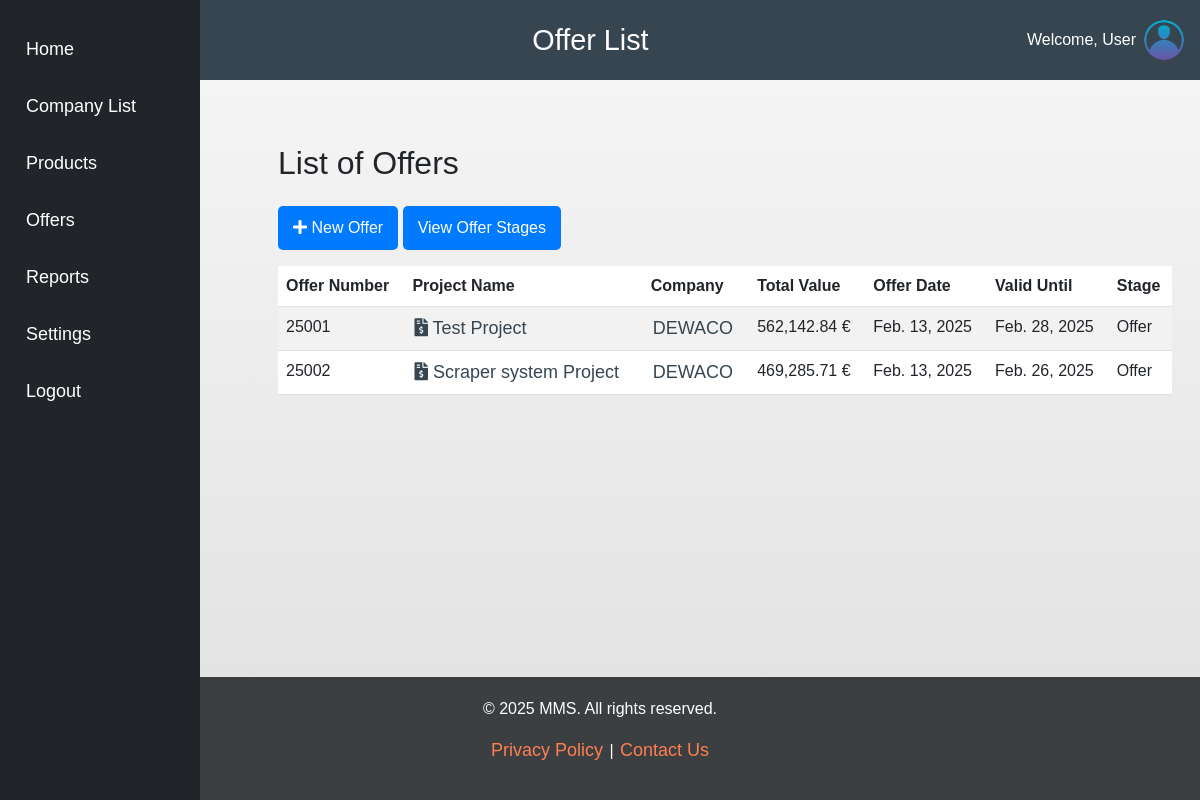
Before: /offers/ with the older database file.
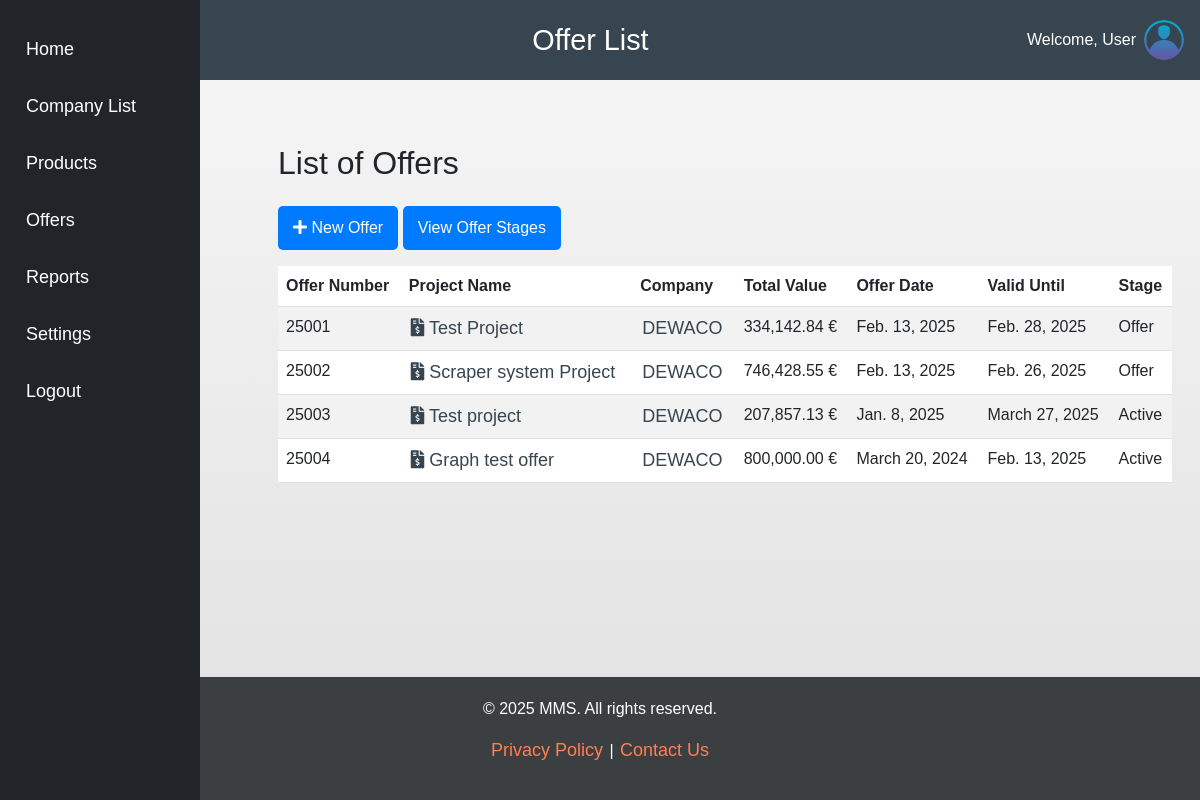
After: the same page with the newer database file.
### offers/models.py (models this page shows, shortened)
class Offer(models.Model):
    company = models.ForeignKey(Company, on_delete=models.CASCADE)
    contact_person = models.ForeignKey(Contact, on_delete=models.SET_NULL, null=True, blank=True)
    delivery_method = models.ForeignKey(DeliveryMethod, on_delete=models.SET_NULL, null=True, blank=True)
    offer_number = models.PositiveIntegerField(unique=True)
    offer_date = models.DateField(auto_now_add=False, default=None)
    valid_until = models.DateField()
    notes = models.TextField(blank=True, null=True)
    project_name = models.CharField(max_length=255)
    project_country = CountryField(blank_label='(Select a country)', null=True, blank=True)
    payment_terms = models.TextField(blank=True, null=True)
    delivery_time_weeks = models.PositiveIntegerField(null=True, blank=True)
    stage = models.ForeignKey(Stage, on_delete=models.SET_NULL, null=True, blank=True)
    category = models.ForeignKey(Category, on_delete=models.CASCADE)
    @property
    def total_amount(self):
        return sum(product.total_price() for product in self.offer_products.all())

class OfferProduct(models.Model):
    offer = models.ForeignKey('Offer', on_delete=models.CASCADE, related_name='offer_products')
    product = models.ForeignKey(Product, on_delete=models.CASCADE)
    product_code = models.CharField(max_length=100)
    product_name = models.CharField(max_length=200)
    size = models.CharField(max_length=50)
    material = models.CharField(max_length=200)
    unit_cost = models.DecimalField(max_digits=10, decimal_places=2)
    margin = models.DecimalField(max_digits=5, decimal_places=2)
    price = models.DecimalField(max_digits=10, decimal_places=2)
    discount_percentage = models.DecimalField(max_digits=5, decimal_places=2, default=0.0)
    description = models.TextField()
    quantity = models.IntegerField(default=1)
    def total_price(self):
        return self.price * self.quantity

class Stage(models.Model):
    name = models.CharField(max_length=255)
    order = models.PositiveIntegerField(default=0)
    def __str__(self):
        return self.name

### company/models.py (models this page shows, shortened)
class Company(models.Model):
    CLASSIFICATION_CHOICES = [
        ('High Value', 'High Value'),
        ('Medium Value', 'Medium Value'),
        ('Low Value', 'Low Value'),
        ('Unimportant', 'Unimportant'),
    ]
    name = models.CharField(max_length=100)
    logo = models.ImageField(upload_to='logos/', null=True, blank=True)
    address = models.CharField(max_length=250, null=True, blank=True)
    description = models.TextField()
    city = models.CharField(max_length=100, null=True, blank=True)
    country = CountryField(blank_label='(Select a country)', null=True, blank=True)
    phone = models.CharField(max_length=15, null=True, blank=True)
    email = models.EmailField(null=True, blank=True)
    website = models.URLField(null=True, blank=True)
    classification = models.CharField(
        max_length=15,
        choices=CLASSIFICATION_CHOICES,
        default='Unimportant'
    )
    yearly_target = models.DecimalField(max_digits=10, decimal_places=2, default=1200000)
    active_line = models.DecimalField(max_digits=10, decimal_places=2, default=1560000)  # 30% more than target
    poor_line = models.DecimalField(max_digits=10, decimal_places=2, default=720000)  # 40% less than target
    created_at = models.DateTimeField(auto_now_add=True)
    updated_at = models.DateTimeField(auto_now=True)

### offers/views.py (the view)
# urls.py: path('', views.offer_list, name='list'),
def offer_list(request):
    offers = Offer.objects.all()
    return render(request, 'offers/offer_list.html', {'offers': offers})

### offers/templates/offers/offer_list.html (shortened to what this page needs)
{% extends "base.html" %}
{% load humanize %}
{% block header %}
    Offer List
{% endblock %}
{% block content %}
    <div class="container mt-5">
        <h2 class="mb-4">List of Offers</h2>
        <a href="{% url 'offers:create' %}" class="btn btn-primary mb-3">
            <i class="fas fa-plus"></i> New Offer
        </a>
        <a href="{% url 'offers:offer_stage' %}" class="btn btn-primary mb-3">View Offer Stages</a>
        {% if offers %}
            <table class="table table-striped">
                <thead>
                    <tr>
                        <th>Offer Number</th>
                        <th>Project Name</th>
                        <th>Company</th>
                        <th>Total Value</th>
                        <th>Offer Date</th>
                        <th>Valid Until</th>
                        <th>Stage</th>
                    </tr>
                </thead>
                <tbody>
                    {% for offer in offers %}
                        <tr>
                            <td>{{ offer.offer_number }}</td>
                            <td><a href="{% url 'offers:offer_detail' offer.pk %}">
                                <i class="fas fa-file-invoice-dollar"></i> {{ offer.project_name }}</a>
                            </td>
                            <td>
                                {% if offer.company %}
                                    <a href="{% url 'company:company_detail' offer.company.id %}">
                                         {{ offer.company.name }}</a>
                                {% else %}
                                    N/A
                                {% endif %}
                            </td>
                            <td>
                                {{ offer.total_amount |floatformat:2|intcomma }} €
                           </td>
                            <td>{{ offer.offer_date }}</td>
                            <td>{{ offer.valid_until }}</td>
                            <td>{{ offer.stage }}</td>
                        </tr>
                    {% endfor %}
                </tbody>
            </table>
        {% else %}
            <p>No offers available.</p>
        {% endif %}
    </div>
{% endblock %}

### crm/templates/base.html (shortened to what this page needs)
<!DOCTYPE html>
<html lang="en">
<head>
  <link href="https://cdn.jsdelivr.net/npm/bootstrap@5.3.0-alpha1/dist/css/bootstrap.min.css" rel="stylesheet">
  <link href="https://cdnjs.cloudflare.com/ajax/libs/font-awesome/5.15.4/css/all.min.css" rel="stylesheet">
  {% load static %}
  <link rel="stylesheet" href="{% static 'css/styles.css' %}?v=1">
</head>
<body>
  <div class="header d-flex justify-content-between align-items-center p-3">
    <div class="logo">
      <a href="/"><img src="{% static 'images/crm_logo.png' %}" alt="CRM Logo" class="img-fluid"/></a>
    </div>
    <h1>{% block header %}Dashboard{% endblock %}</h1>
    <div class="user-profile d-flex align-items-center">
      <span class="me-2">Welcome, User</span>
      <img src="{% static 'images/user-profile.png' %}" alt="User Profile" class="img-fluid rounded-circle" style="width: 40px; height: 40px;">
    </div>
  </div>
  <div class="d-flex">
    <div class="sidebar bg-dark text-white p-3" style="min-width: 200px;">
      <a href="/" class="text-white text-decoration-none d-block mb-2">Home</a>
      <a href="/companies/" class="text-white text-decoration-none d-block mb-2">Company List</a>
      <a href="/products/" class="text-white text-decoration-none d-block mb-2">Products</a>
      <a href="/offers/" class="text-white text-decoration-none d-block mb-2">Offers</a>
      <a href="/reports/" class="text-white text-decoration-none d-block mb-2">Reports</a>
      <a href="/settings/" class="text-white text-decoration-none d-block mb-2">Settings</a>
      <a href="/logout/" class="text-white text-decoration-none d-block mb-2">Logout</a>
    </div>
    <div class="main-content flex-grow-1 p-3">
      {% block content %}{% endblock %}
    </div>
  </div>
  <footer class="footer">
    <p>© 2025 MMS. All rights reserved.</p>
    <p>
        <a href="#">Privacy Policy</a> | <a href="#">Contact Us</a>
    </p>
  </footer>
</body>
</html>

### crm/static/css/styles.css (style rules this page uses)
body { background: linear-gradient(to bottom, #f7f7f7, #e0e0e0); font-family: Arial, sans-serif; min-height: 100vh; display: flex; flex-direction: column; margin: 0; }
a { color: #36454F; text-decoration: none; font-size: large; padding: 2px; border-radius: 5px; }
.header { background-color: #36454F; color: white; padding: 10px 200px; display: flex; align-items: center; justify-content: space-between; height: 80px; }
.header img { max-height: 60px; width: auto; }
.header h1 { font-size: 1.8rem; margin: 0 200px; }
.sidebar { background-color: #4682B4; color: white; height: 100vh; padding: 25px; position: fixed; top: 0; left: 0; width: 200px; }
.sidebar a { color: white; display: block; margin: 10px 0; padding: 10px; border-radius: 5px; }
.main-content { margin-left: 250px; flex-grow: 1; }
.btn { display: inline-block; padding: 10px 15px; text-align: center; font-size: 16px; border-radius: 5px; cursor: pointer; transition: background-color 0.3s ease; }
.btn-primary { background-color: #FF7F50; border: none; }
.btn-primary { background-color: #007bff; border-color: #007bff; }
.footer { background-color: #3B3F42; color: #FFFFFF; padding: 20px 0; text-align: center; margin-top: auto; }
.footer a { color: #FF7F50; text-decoration: none; }

Changed rows visible on the page:
computed for Offer "Test Project": total_amount "562,142.84" → "334,142.84"
computed for Offer "Scraper system Project": total_amount "469,285.71" → "746,428.55"
added Offer: offer_number "25003", project_name "Test project", company.name "DEWACO", total_amount "207,857.13", offer_date "Jan. 8, 2025", valid_until "March 27, 2025", stage "Active"
added Offer: offer_number "25004", project_name "Graph test offer", company.name "DEWACO", total_amount "800,000.00", offer_date "March 20, 2024", valid_until "Feb. 13, 2025", stage "Active"
